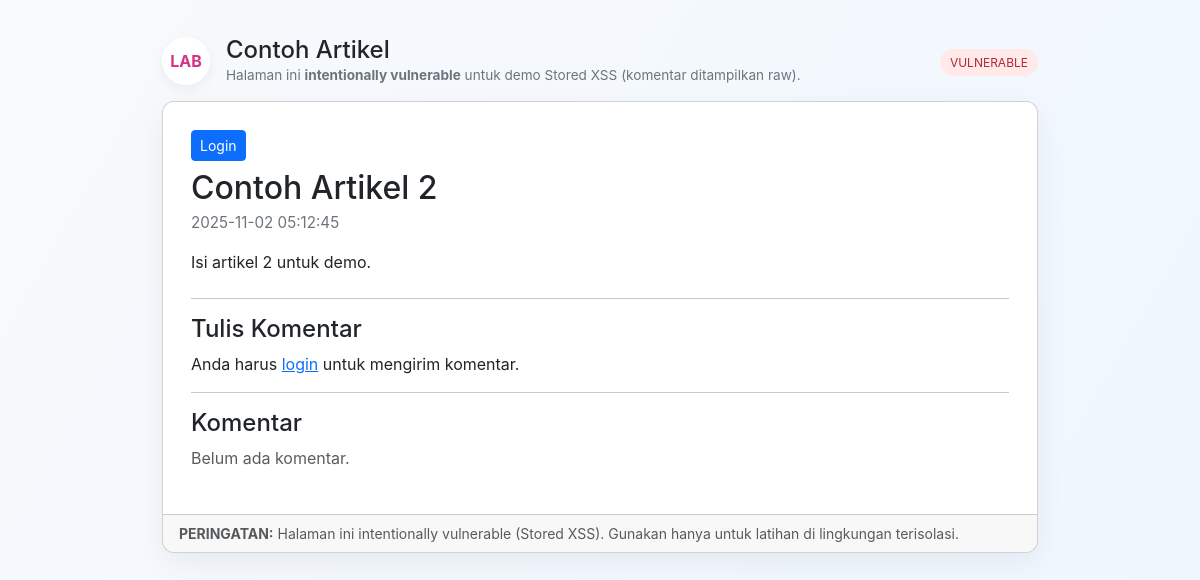
Screenshot of /praktikum_xss-main/post_vul.php?id=2 with the database file from the repository.
### tables this page shows
CREATE TABLE posts (
  id INT AUTO_INCREMENT PRIMARY KEY,
  title VARCHAR(255),
  body TEXT,
  created_at DATETIME DEFAULT CURRENT_TIMESTAMP
);

### praktikum_xss-main/auth_simple.php (called while the page is built, shortened)
<?php
function current_user(){
    return null;
}

### praktikum_xss-main/post_vul.php (the view, shortened to what this page needs)
<?php
require 'auth_simple.php';
$pdo = pdo_connect();
$post_id = (int)($_GET['id'] ?? 1);
$user = current_user();
$stmt = $pdo->prepare("SELECT * FROM posts WHERE id=:id LIMIT 1");
$stmt->execute([':id' => $post_id]);
$post = $stmt->fetch(PDO::FETCH_ASSOC);
$stmt = $pdo->prepare("
    SELECT c.*, u.username
    FROM comments c
    LEFT JOIN users u ON c.user_id = u.id
    WHERE c.post_id = :pid
    ORDER BY c.created_at DESC
");
$stmt->execute([':pid' => $post_id]);
$comments = $stmt->fetchAll(PDO::FETCH_ASSOC);
?>
<!doctype html>
<html lang="id">
<head>
  <link href="https://cdn.jsdelivr.net/npm/bootstrap@5.3.2/dist/css/bootstrap.min.css" rel="stylesheet">
</head>
<body>
  <div class="container container-main">
    <div class="d-flex justify-content-between align-items-center mb-3">
      <div class="d-flex align-items-center gap-3">
        <div class="rounded-circle d-inline-flex align-items-center justify-content-center" style="width:48px;height:48px;background:#fff;box-shadow:0 4px 12px rgba(16,24,40,0.06);font-weight:700;color:#d63384">LAB</div>
        <div>
          <h4 class="mb-0">Contoh Artikel</h4>
          <div class="note">Halaman ini <strong>intentionally vulnerable</strong> untuk demo Stored XSS (komentar ditampilkan raw).</div>
        </div>
      </div>
      <div class="text-end">
        <span class="vuln-badge">VULNERABLE</span>
      </div>
    </div>
    <div class="card post-card">
      <div class="post-body">
        <div class="d-flex justify-content-between mb-2">
          <div>
            <?php if ($user): ?>
              <small class="text-muted">Signed in as: <strong><?php echo htmlspecialchars($user['username'], ENT_QUOTES, 'UTF-8'); ?></strong></small>
            <?php else: ?>
              <a class="btn btn-primary btn-sm" href="login.php">Login</a>
            <?php endif; ?>
          </div>
        </div>
        <h2 class="mb-1"><?php echo htmlspecialchars($post['title'] ?? '—', ENT_QUOTES, 'UTF-8'); ?></h2>
        <div class="post-meta mb-3">
          <?php echo htmlspecialchars($post['created_at'] ?? '', ENT_QUOTES, 'UTF-8'); ?>
        </div>
        <div class="mb-4"><?php echo nl2br(htmlspecialchars($post['body'] ?? '', ENT_QUOTES, 'UTF-8')); ?></div>
        <hr>
        <h4>Tulis Komentar</h4>
        <?php if ($user): ?>
          <form method="post" class="mb-3" autocomplete="off">
            <input type="hidden" name="csrf_token" value="<?php echo htmlspecialchars($_SESSION['csrf_token'], ENT_QUOTES, 'UTF-8'); ?>">
            <input type="hidden" name="action" value="post_comment">
            <div class="mb-3">
              <textarea name="comment" rows="5" class="form-control" placeholder="Tulis komentar Anda (maks 2000 karakter)"><?php echo isset($_POST['comment']) ? htmlspecialchars($_POST['comment'], ENT_QUOTES, 'UTF-8') : ''; ?></textarea>
            </div>
            <div class="d-flex justify-content-between align-items-center">
              <div class="note">HTML dalam komentar akan dieksekusi — ini sengaja untuk demo XSS.</div>
              <div>
                <button type="submit" class="btn btn-primary">Kirim Komentar</button>
              </div>
            </div>
          </form>
        <?php else: ?>
          <p>Anda harus <a href="login.php">login</a> untuk mengirim komentar.</p>
        <?php endif; ?>
        <hr>
        <h4>Komentar</h4>
        <?php if (empty($comments)): ?>
          <p class="text-muted">Belum ada komentar.</p>
        <?php endif; ?>
      </div>
      <div class="card-footer text-muted small">
        <strong>PERINGATAN:</strong> Halaman ini intentionally vulnerable (Stored XSS).
        Gunakan hanya untuk latihan di lingkungan terisolasi.
      </div>
    </div>
  </div>
</body>
</html>

### praktikum_xss-main/post_vul.php (style rules this page uses)
body { background: linear-gradient(120deg,#f8fafc 0%, #eef6ff 100%); min-height:100vh; font-family:Inter, system-ui, -apple-system, "Segoe UI", Roboto, "Helvetica Neue", Arial; }
.container-main { max-width:900px; margin:36px auto; }
.post-card { border-radius:12px; box-shadow:0 10px 30px rgba(15,23,42,0.06); overflow:hidden; background:#fff; }
.post-body { padding:28px; }
.post-meta { color:#6c757d; font-size:.95rem; }
.vuln-badge { font-size:.75rem; background:#ffe9e9; color:#b02a37; padding:6px 10px; border-radius:999px; }
.note { font-size:.85rem; color:#6c757d; }

### rows the page displays
posts: title "Contoh Artikel 2", created_at "2025-11-02 05:12:45", body "Isi artikel 2 untuk demo."
